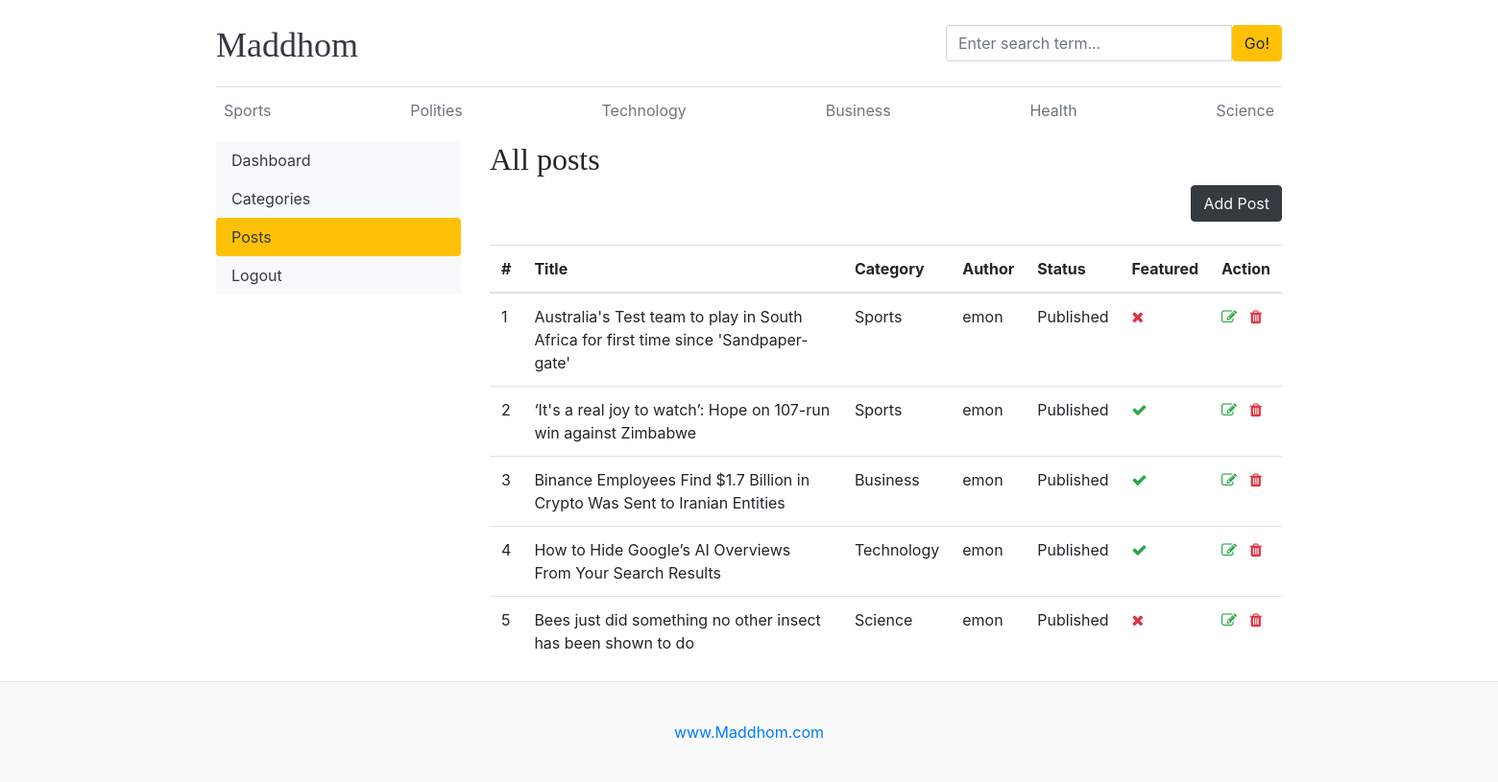
The app's page /dashboard/posts/ with its own data.
### blogs/models.py (models this page shows, shortened)
class Category(models.Model):
    category_name = models.CharField(max_length=50, unique=True)
    created_at = models.DateTimeField(auto_now_add=True)
    updated_at = models.DateTimeField(auto_now=True)
    class Meta:
        verbose_name_plural = 'categories'
    def __str__(self) -> str:
        return self.category_name

class Blog(models.Model):
    title = models.CharField(max_length=100)
    slug = models.SlugField(max_length=150, unique=True, blank=True)
    category = models.ForeignKey(Category, on_delete=models.CASCADE)
    author = models.ForeignKey(Author, on_delete=models.CASCADE)
    featured_image = models.ImageField(upload_to='uploads/%Y/%m/%d')
    short_description = models.CharField(max_length=500)
    blog_body = models.TextField(max_length=2000)
    status = models.CharField(max_length=20,choices=STATUS_CHOICES, default='Draft')
    is_featured = models.BooleanField(default=False)
    created_at = models.DateTimeField(auto_now_add=True)
    updated_at = models.DateTimeField(auto_now=True)

class Author(models.Model):
    user = models.ForeignKey(to=User, on_delete=models.CASCADE, related_name='author_user')
    first_name = models.CharField(max_length=100, blank=True, null=True)
    last_name = models.CharField(max_length=100, blank=True, null=True)
    def __str__(self) -> str:
        return self.first_name

### dashboards/views.py (the view)
# urls.py: path('posts/', views.posts, name='posts'),
def posts(request):
    posts = Blog.objects.all()
    context = {
        'posts': posts,
    }
    return render(request, 'dashboard/posts.html', context)

### blogs/context_processors.py (called while the page is built)
def get_categories(request):
    categories = Category.objects.all()
    return dict(categories=categories)

def get_social_links(request):
    social_links = SocialLink.objects.all()
    return dict(social_links=social_links)

### templates/dashboard/posts.html (shortened to what this page needs)
{% extends 'base.html' %}
{% block content %}
<div class="row">
    {% include 'dashboard/sidebar.html' %}
    <div class="col-md-9">
        <h2>All posts</h2>
        <a href="{% url 'add_post' %}" class="btn btn-dark text-light float-right mb-4">Add Post</a>
        <table class="table table-hover">
            <thead>
                <tr>
                    <th scope="col">#</th>
                    <th scope="col">Title</th>
                    <th scope="col">Category</th>
                    <th scope="col">Author</th>
                    <th scope="col">Status</th>
                    <th scope="col">Featured</th>
                    <th scope="col">Action</th>
                </tr>
            </thead>
            <tbody>
                {% for post in posts %}
                <tr>
                    <td>{{ forloop.counter }}</td>
                    <td>{{ post.title }}</td>
                    <td>{{ post.category }}</td>
                    <td>{{ post.author }}</td>
                    <td>{{ post.status }}</td>
                    <td>{% if post.is_featured %} <i class="fa fa-check text-success"></i> {% else %} <i class="fa fa-times text-danger"></i> {% endif %}</td>
                    <td>
                        <a href="{% url 'edit_post' post.id %}"><i class="fa fa-edit text-success"></i></a>
                        <a href="{% url 'delete_post' post.id %}"><i class="fa fa-trash  text-danger"></i></a>
                    </td>
                </tr>
                {% endfor %}
            </tbody>
        </table>
    </div>
</div>
{% endblock %}

### templates/base.html (shortened to what this page needs)
{% load static %}
<!DOCTYPE html>
<html lang="en">
<head>
    <link href="https://getbootstrap.com/docs/4.0/dist/css/bootstrap.min.css" rel="stylesheet">
    <link rel="stylesheet" href="https://cdnjs.cloudflare.com/ajax/libs/font-awesome/4.7.0/css/font-awesome.min.css">
    <link href="{% static 'css/blog.css' %}" rel="stylesheet">
</head>
<body>
    <div class="container">
        <header class="blog-header py-3">
            <div class="row flex-nowrap justify-content-between align-items-center">
                <div class="col-8 pt-1">
                    <a class="blog-header-logo text-dark" href="/">Maddhom</a>
                </div>
                <div class="col-4">
                    <form action="{% url 'search' %}" method="GET">
                        <div class="input-group">
                            <input class="form-control" name="keyword" value="{{keyword}}" type="text"
                                placeholder="Enter search term..." aria-label="Enter search term..."
                                aria-describedby="button-search" />
                            <button class="btn btn-warning" type="submit" id="button-search" type="button">Go!</button>
                        </div>
                    </form>
                </div>
                <div class="col-4 d-flex justify-content-end align-items-center">
                </div>
            </div>
        </header>
        <div class="nav-scroller py-1 mb-2">
            <nav class="nav d-flex justify-content-between">
                {% for cat in categories %}
                <a class="p-2 text-muted" href="{% url 'posts_by_category' cat.id %}">{{ cat.category_name }}</a>
                {% endfor %}
            </nav>
        </div>
        {% block content %}
        {% endblock %}
    </div>
    <footer class="blog-footer">
        <p><a href="#">www.Maddhom.com</a></p>
    </footer>
</body>
</html>

### blog_main/static/css/blog.css (style rules this page uses)
.blog-header { border-bottom: 1px solid #e5e5e5; }
.blog-header-logo { font-family: "Playfair Display", Georgia, "Times New Roman", serif; font-size: 2.25rem; }
h1, h2, h3, h4, h5, h6 { font-family: "Playfair Display", Georgia, "Times New Roman", serif; }
.blog-footer { padding: 2.5rem 0; color: #727272; text-align: center; background-color: #f9f9f9; border-top: .05rem solid #e5e5e5; }
.blog-footer p:last-child { margin-bottom: 0; }

### records on screen
Category: category_name "Sports"
Category: category_name "Polities"
Category: category_name "Technology"
Category: category_name "Business"
Category: category_name "Health"
Category: category_name "Science"
Blog: title "Australia's Test team to play in South Africa for first time since 'Sandpaper-gate'", category "Sports", author "emon", status "Published", is_featured False (drawn)
Blog: title "‘It's a real joy to watch’: Hope on 107-run win against Zimbabwe", category "Sports", author "emon", status "Published", is_featured True (drawn)
Blog: title "Binance Employees Find $1.7 Billion in Crypto Was Sent to Iranian Entities", category "Business", author "emon", status "Published", is_featured True (drawn)
Blog: title "How to Hide Google’s AI Overviews From Your Search Results", category "Technology", author "emon", status "Published", is_featured True (drawn)
Blog: title "Bees just did something no other insect has been shown to do", category "Science", author "emon", status "Published", is_featured False (drawn)
